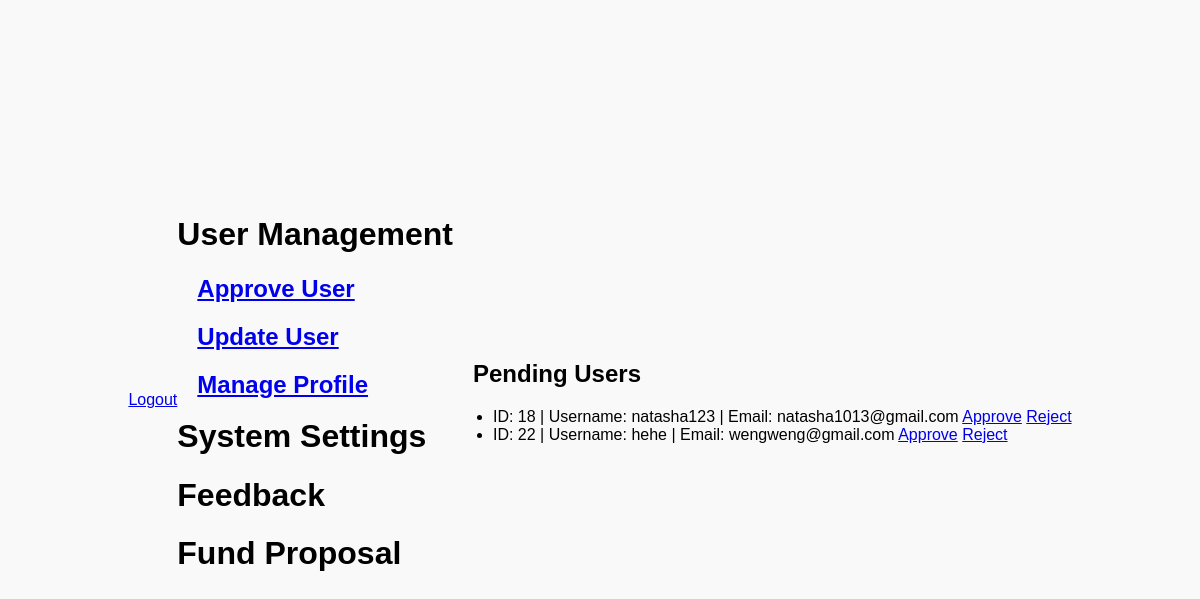
The page /profile/approve-user/ (signed in) on the database as committed earlier.
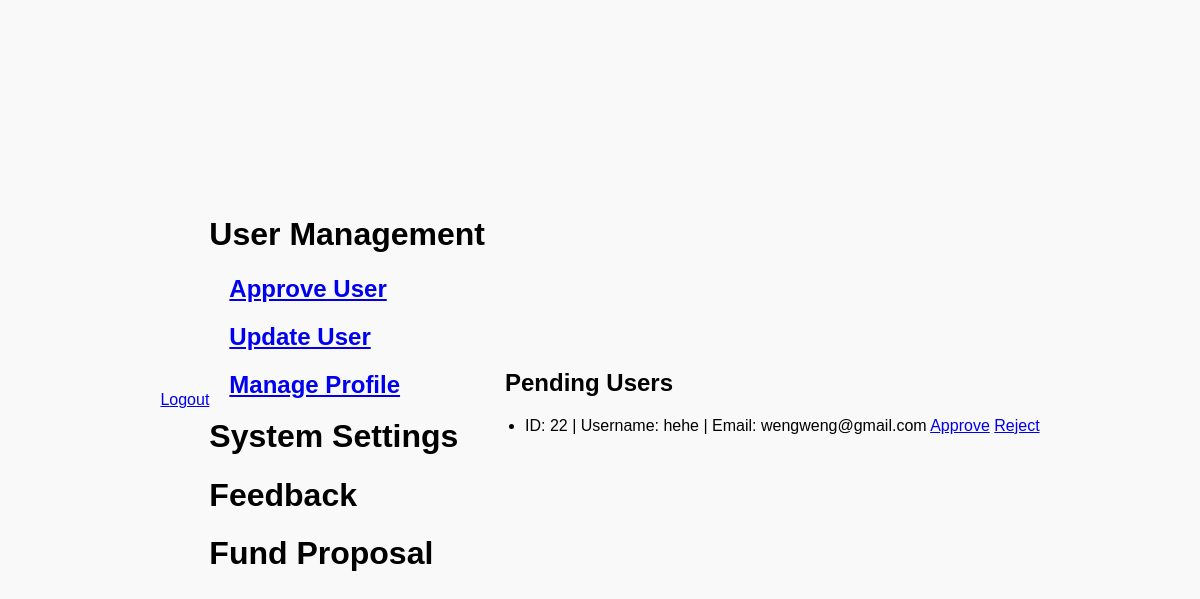
The same page on the database as committed later.
### users/models.py (models this page shows, shortened)
class Account(AbstractUser):
    ROLE_LIST = [
        ('student', 'Student'),
        ('officer', 'Aid Officer'),
        ('funder', 'Funder'),
        ('administrator', 'Administrator'),
    ]
    role                = models.CharField(max_length=13, choices=ROLE_LIST)
    study_program       = models.CharField(max_length=100, blank=True, null=True) # only for Students
    years_of_study      = models.IntegerField(blank=True, null=True)
    gpa                 = models.FloatField(blank=True, null=True)
    organization_name   = models.CharField(max_length=255, blank=True, null=True)
    is_approved         = models.BooleanField(default=False)
    phone_number        = models.CharField(max_length=15, blank=True, null=True)
    created_at          = models.DateTimeField(default=now)
    updated_at          = models.DateTimeField(auto_now=True)
    class Meta:
        db_table = 'users_masterlist'

### users/views.py (the view)
# urls.py: path('profile/approve-user/', views.pending_users, name = 'pending_users'),
@login_required
def pending_users(request):
    if request.user.role != 'administrator':
        raise PermissionDenied("You do not have permission to access this page.")
    pending_users = Account.objects.filter(is_approved=False)
    return render(request, 'dashboards/admin_dashboard.html', {
        'section': 'pending_users',
        'pending_users': pending_users
    })

### users/templates/dashboards/admin_dashboard.html (shortened to what this page needs)
{% extends "dashboards/dashboard.html" %}
{% load static %}
{% block menu %}
    <div class="menu-section">
        <h1 id="manage-profile">User Management</h1>
        <div class="submenu">
            <h2><a href="{% url 'pending_users' %}">Approve User</a></h2>
            <h2><a href="{% url 'update_user' %}">Update User</a></h2>
            <h2><a href="{% url 'dashboard' %}">Manage Profile</a></h2>
        </div>
    </div>
    <div class="menu-section">
        <h1 id="system-settings">System Settings</h1>
    </div>
    <div class="menu-section">
        <h1 id="feedback">Feedback</h1>
    </div>
    <div class="menu-section">
        <h1 id="fund-proposal">Fund Proposal</h1>
    </div>
{% endblock menu %}
{% block main_content %}
    {% if section == 'pending_users' %}
        <h2>Pending Users</h2>
        <ul class="pending-users-list">
            {% if pending_users %}
                {% for user in pending_users %}
                    <li>
                        ID: {{ user.id }} | Username: {{ user.username }} | Email: {{ user.email }}
                        <a href="{% url 'approve_user' user.id %}" class="btn btn-success">Approve</a>
                        <a href="{% url 'reject_user' user.id %}" class="btn btn-danger">Reject</a>
                    </li>
                {% endfor %}
            {% else %}
                <li>No pending users to approve.</li>
            {% endif %}
        </ul>
    {% elif section == 'config_parameters' %}
        <h2>Configuration Parameters</h2>
        <p>Display configuration parameters here.</p>
    {% elif section == 'add_parameters' %}
        <h2>Add Parameters</h2>
        <p>Add new parameters here.</p>
    {% elif section == 'feedback_management' %}
        <h2>Feedback Management</h2>
        <p>Manage feedback here.</p>
    {% elif section == 'approve_requests' %}
        <h2>Approve Requests</h2>
        <p>Approve fund requests here.</p>
    {% elif section == 'edit_program' %}
        <h2>Edit Program</h2>
        <p>Edit program details here.</p>
    {% else %}
        <p>Update Profile.</p>
    {% endif %}
{% endblock main_content %}

### users/templates/dashboards/dashboard.html (shortened to what this page needs)
{% extends "base.html" %}
{% load static %}
{% block statics %}
    <link rel="stylesheet" href="{% static 'css/dashboard.css' %}">
{% endblock statics %}
{% block content %}
    <a href="{% url "logout" %}">Logout</a>
    <div class="menu">
        {% block menu %}{% endblock menu %}
    </div>
    <div class="main-content">
        {% block main_content %}{% endblock main_content %}
    </div>
{% endblock content %}

### template/base.html (shortened to what this page needs)
{%load static%}
<!DOCTYPE html>
<html lang="en">
<head>
  <link rel="stylesheet" href="{%static "css/main.css" %}">
  {% block statics %}{% endblock statics %}
</head>
<body>
  {% block content %}
  {% endblock content %}
</body>
</html>

### static/css/main.css (style rules this page uses)
body { font-family: Arial, sans-serif; margin: 0; padding: 0; background-color: #f9f9f9; display: flex; justify-content: center; align-items: center; min-height: 100vh; }

### users/static/css/dashboard.css (style rules this page uses)
.submenu { display: none; }
.menu-section.active .submenu { display: block; }
.menu-section .submenu { display: none; }
.menu-section h1 { cursor: pointer; }
h1 { cursor: pointer; font-weight: bold; margin-top: 10px; }
h2 { margin-left: 20px; }

Rows that differ between the two databases and show on the page:
no longer on this page (row edited): Account: id "18", username "natasha123", email "natasha1013@gmail.com"
